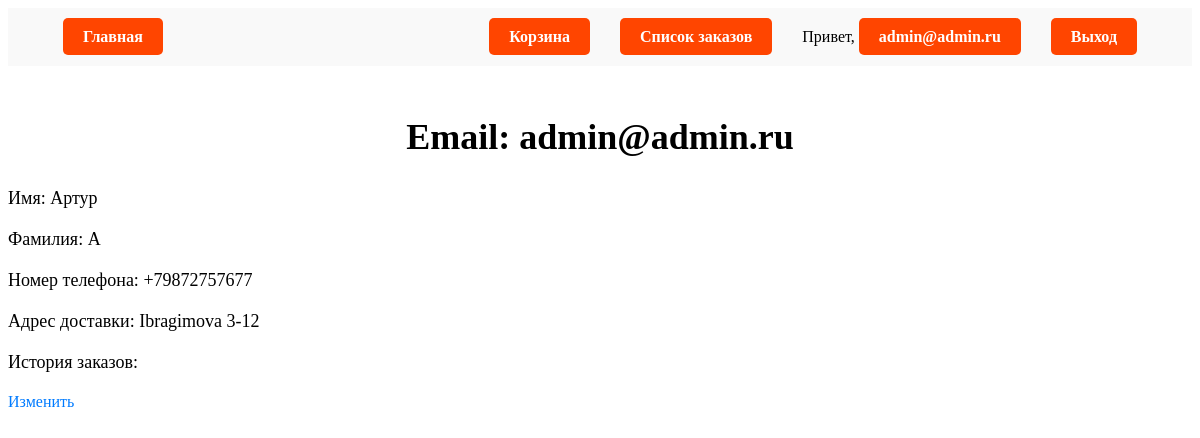
/accounts/user_info/1/, run on the app's committed database.
### users/models.py (models this page shows, shortened)
class CustomUser(AbstractUser):
    username = None
    email = models.EmailField(_('email address'), unique=True)
    phone_number = models.CharField(_('phone_number'), max_length=20)
    shipping_address = models.CharField(_('shipping_address'), max_length=200)
    order_history = models.TextField(_('order_history'))
    USERNAME_FIELD = 'email'
    REQUIRED_FIELDS = []
    objects = CustomUserManager()

### users/views.py (the view)
# urls.py: path('user_info/<int:pk>/', CustomUserDetailView.as_view(), name='user_detail'),
class CustomUserDetailView(DetailView):
    model = CustomUser
    template_name = 'users/user_detail.html'
    context_object_name = 'user'

### users/templates/users/user_detail.html (shortened to what this page needs)
{% extends 'shop/base.html' %}
{% block content %}
  <h1>Email: {{ user.email }}</h1>
  <p>Имя: {{ user.first_name }}</p>
  <p>Фамилия: {{ user.last_name }}</p>
  <p>Номер телефона: {{ user.phone_number }}</p>
  <p>Адрес доставки: {{ user.shipping_address }}</p>
  <p>История заказов: {{ user.order_history }}</p>
  <a href="{% url 'users:user_update' user.pk %}">Изменить</a>
{% endblock %}

### shop/templates/shop/base.html (shortened to what this page needs)
<!DOCTYPE html>
<html lang="ru">
<head>
  {% load static %}
  <link rel="stylesheet" type="text/css" href="{% static 'css/style.css' %}">
</head>
<body>
  <ul class="nav-list">
    <li class="nav-item">
      <a href="{% url 'shop:product_list' %}" class="nav-link">Главная</a>
    </li>
    <li class="nav-item">
      <a href="{% url 'cart:cart_detail' %}" class="nav-link">Корзина</a>
    </li>
    {% if user.is_staff %}
    <li class="nav-item">
      <a href="{% url 'shop:order_list' %}" class="nav-link">Список заказов</a>
    </li>
    {% endif %}
    {% if user.is_authenticated %}
    <li class="nav-item">
      Привет, <a class="nav-link" href="{% url 'users:user_detail' user.id %}">{{ user.email }}</a>
    </li>
    <li class="nav-item">
      <a class="nav-link" href="{% url 'users:logout' %}">Выход</a>
    </li>
    {% endif %}
  </ul>
  {% block content %}
  {% endblock %}
</body>
</html>

### static/css/style.css (style rules this page uses)
html { box-sizing: border-box; }
*, *::before, *::after { box-sizing: inherit; }
.nav-list { display: flex; justify-content: space-between; align-items: center; list-style: none; margin: 0; padding: 20px 40px; background-color: #f9f9f9; }
.nav-item { margin: 0 15px; }
.nav-link { text-decoration: none; color: #333; font-size: 16px; font-weight: bold; transition: color 0.2s ease-in-out; }
.nav-item:first-child { margin-right: auto; }
.nav-link:last-child { background-color: #ff4500; color: #fff; padding: 10px 20px; border-radius: 5px; transition: background-color 0.2s ease-in-out; }

### users/templates/users/user_detail.html (style rules this page uses)
h1 { font-size: 36px; margin-top: 50px; margin-bottom: 30px; text-align: center; }
p { font-size: 18px; margin-bottom: 20px; }
a { text-decoration: none; color: #007bff; }

### data on the page
CustomUser: email "admin@admin.ru", first_name "Артур", last_name "А", phone_number "+79872757677", shipping_address "Ibragimova 3-12"
